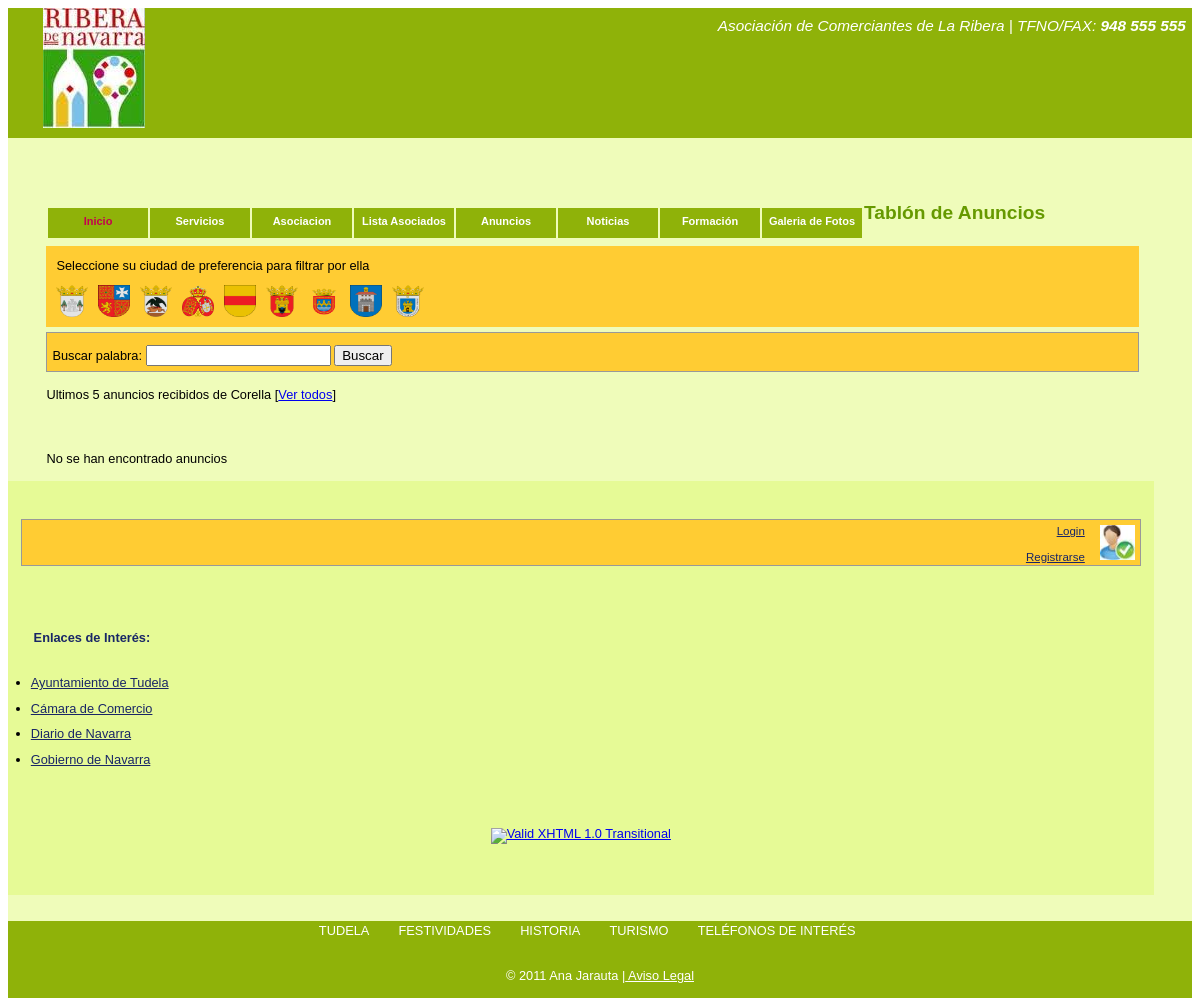
Page /Trabajo3/anuncios.php?ciudad=3 on the committed database.
### tables this page shows
CREATE TABLE IF NOT EXISTS `ciudades` (
  `id_ciudad` int(10) unsigned NOT NULL AUTO_INCREMENT,
  `nombre_ciudad` varchar(150) NOT NULL,
  `imagen_ciudad` varchar(100) NOT NULL,
  PRIMARY KEY (`id_ciudad`)
);

### Trabajo3/librerias/recuadro_banderas_ciudad.php (the view)
<?php
if  (!isset($_COOKIE["ciudad_preferida"])) {
	?>
<div id="recuadrocookieciudad">
<div class="mensaje">Seleccione su ciudad de preferencia para filtrar por ella</div>
<?php
$ssql="Select * from ciudades where imagen_ciudad<>''";
$rs_todos_ciudad=mysql_query($ssql);
while ($fila=mysql_fetch_array($rs_todos_ciudad)) {
    echo '<div class="itemciudad">';
	echo '<a href="crea_cookie_ciudad.php?id_ciudad=' .$fila["id_ciudad"]. '">';
	echo genera_imagen_ciudad($fila["imagen_ciudad"]);
	echo "</a>";
	echo "</div>";
}
?>
</div>
<?php
} else {
	echo '<div id="recuadrocookieciudad">';
	echo "Tu cookie almacenada permite ver anuncios de " .dame_nombreciudad( $_COOKIE["ciudad_preferida"]);
	echo ' [<a href="eliminar_cookie.php">Eliminar cookie</a>]';
	echo "</div>";
}
?>

### Trabajo3/librerias/funciones.php (shortened to what this page needs)
<?php
function parametro_plantilla($variable){
  if (isset($GLOBALS[$variable])) {
		  echo $GLOBALS[$variable];
	  } else {
		  echo "No hay dato cargado" . $variable;
	  }
}
function dame_nombreciudad($id) {
	  $sql= "Select nombre_ciudad from ciudades where id_ciudad=". $id;
	  $rs= mysql_query($sql);
	  if (mysql_numrows($rs)>0) {
	    $fila= mysql_fetch_array($rs);
	    return $fila["nombre_ciudad"];
	  }
	  	return " ciudad desconocido";
}
function genera_imagen_ciudad($archivo) {
	$nombre=explode('.',$archivo);
	$a='<img border="0" src="imagenes/' . $archivo. '" title="' . $nombre[0] . '" width="32" height="32" alt="bandera" />';
	return	 $a;
}
?>

### Trabajo3/anuncios.php (shortened to what this page needs)
<?php
include_once("librerias/funciones.php");
 include_once("plantillas/cabecera.php");
   include_once("librerias/recuadro_banderas_ciudad.php");
 ?>
<form action="anuncios.php" method="post">
<div id="Asociados">
Buscar palabra: <input name="palabra" id="palabra" />
<input type="submit" name="buscador" value="Buscar" />
</div>
</form>
<?php
$filtro="";
$sql="";
$start=isset($_GET["start"])?(int) $_GET["start"]:0;
$hoy=date('Y-m-d');
 if (isset($_GET["ciudad"]) && ctype_digit($_GET["ciudad"]) ) {
	   if ($filtro=="") {
		   $filtro = "  ciudades.id_ciudad=" . $_GET["ciudad"];
	   }else {
		 $filtro .= " and  ciudades.id_ciudad=". $_GET["ciudad"];
	   }
	   $ciudad=$_GET["ciudad"];
 }
  if ($sql!="") {
	  if ($filtro=="") {
		  $sql.= " order by Puntos";
	  }else {
		  $sql.= " and ". $filtro . " order by Puntos";
	  }
	 echo "<p> Anuncios que contienen la/s palabra/s " . $_POST['palabra']. '  [<a href="eliminar_cookie.php">Ver todos</a>]' . "</p> <br />";
  } else {
	   if ($filtro=="") {
		 $sql="Select * from anuncios, ciudades where fbaja>'$hoy' and anuncios.id_ciudad= ciudades.id_ciudad  order by anuncios.falta desc ";
		 echo "<p> Ultimos 5 anuncios recibidos de todas las ciudades...." . '  [<a href="eliminar_cookie.php">Ver todos</a>]' . "</p> <br />";
	   }else {
		  $sql="Select * from anuncios, ciudades where fbaja>'$hoy' and anuncios.id_ciudad= ciudades.id_ciudad and " . $filtro . " order by anuncios.falta desc ";
  	      echo "<p> Ultimos 5 anuncios recibidos de " ;
	      echo dame_nombreciudad( $ciudad). '  [<a href="eliminar_cookie.php">Ver todos</a>]' ."</p> <br />";
	   }
  }
$rs= mysql_query($sql);
if (mysql_numrows($rs)>0) {
   while ($fila=mysql_fetch_array($rs)) {
	   echo "<div class='lineaanuncio'>";
	   echo "<p><b>". $fila["titulo_anuncio"] . "</b><br />";
	  echo  $fila["cuerpo_anuncio"] . "</p>";
	  echo "<div class='datosadicionales'>";
	  echo '<a href="anuncios.php?ciudad=' . $fila["id_ciudad"] . '" >'. genera_imagen_ciudad($fila["imagen_ciudad"]).  '</a>';
	  echo "<br />". $fila["nombre_ciudad"];
	  echo "</div>";
	  if ( $_SESSION["tipo"]=='ad') {
	      echo '[<a href="borrar_anuncio.php?id='. $fila["id_anuncio"] . '">Borrar</a>]';
	  }
	  echo "</div>";
   }
   ?>
   <div style="width:30em;margin-top:20px; text-align:center;">
  <?php if ($start>0) {?>
   <a class="avanzar" href="anuncios.php?start=<?php echo max($start-PAGE_SIZE_ANUN,0) ?> ">&lt;&lt;P&aacute;gina anterior</a>
  <?php } ?>
  &nbsp;
  <?php if ($start+ PAGE_SIZE_ANUN< $totalRows) {?>
   <a class="avanzar" href="anuncios.php?start=<?php echo min($start+PAGE_SIZE_ANUN,$totalRows) ?> ">P&aacute;gina siguiente&gt;&gt;</a>
  <?php } ?>
  </div>
<?php
} else {
	echo "<p> No se han encontrado anuncios </p>";
}
 include_once("plantillas/lateral.php");
 include_once("plantillas/pie.php");
?>

### Trabajo3/css/estilos2.css (style rules this page uses)
body { font: 0.8em/1em Verdana, Arial, Helvetica, sans-serif; outline-style: none; }
#recuadrocookieciudad { background-color:#FC3; padding:10px; overflow:hidden; }
.itemciudad { float:left; margin-right: 10px; }
#recuadrocookieciudad .mensaje { margin-bottom: 10px; }
#Asociados { margin: 5px 0 10px 0; padding:5px; border:1px #999999 solid; overflow:hidden; background-color:#FC3; }
input { float: none; margin:0.5em 0 0em 0; width: auto; }

### rows in the picture
ciudades: imagen_ciudad (picture)
ciudades: imagen_ciudad (picture)
ciudades: imagen_ciudad (picture), nombre_ciudad "Corella"
ciudades: imagen_ciudad (picture)
ciudades: imagen_ciudad (picture)
ciudades: imagen_ciudad (picture)
ciudades: imagen_ciudad (picture)
ciudades: imagen_ciudad (picture)
ciudades: imagen_ciudad (picture)

### other values in the picture
$GLOBALS[$variable] "Tablón de Anuncios"
